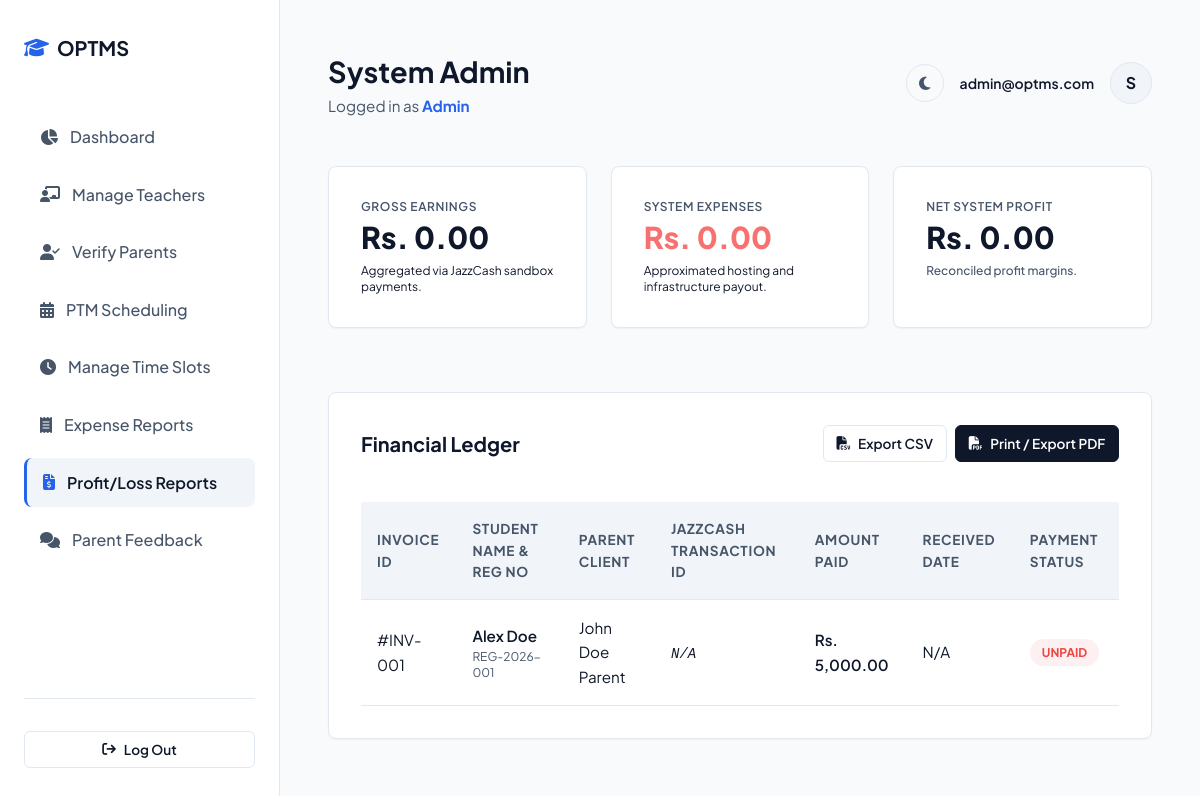
Page /index.php?action=admin_reports (signed in) on the committed database.
### tables this page shows
CREATE TABLE IF NOT EXISTS Payments (
    payment_id INT AUTO_INCREMENT PRIMARY KEY,
    student_id INT NOT NULL,
    jazzcash_trx_id VARCHAR(100) DEFAULT NULL,
    amount DECIMAL(10, 2) NOT NULL,
    payment_date DATETIME DEFAULT NULL,
    status ENUM('Paid', 'Unpaid') DEFAULT 'Unpaid',
    created_at TIMESTAMP DEFAULT CURRENT_TIMESTAMP,
    FOREIGN KEY (student_id) REFERENCES Students(student_id) ON DELETE CASCADE
);

CREATE TABLE IF NOT EXISTS Students (
    student_id INT AUTO_INCREMENT PRIMARY KEY,
    parent_id INT NOT NULL,
    full_name VARCHAR(100) NOT NULL,
    registration_no VARCHAR(50) UNIQUE NOT NULL,
    class_name VARCHAR(50) NOT NULL,
    dob DATE NOT NULL,
    created_at TIMESTAMP DEFAULT CURRENT_TIMESTAMP,
    FOREIGN KEY (parent_id) REFERENCES Users(user_id) ON DELETE CASCADE
);

CREATE TABLE IF NOT EXISTS Users (
    user_id INT AUTO_INCREMENT PRIMARY KEY,
    name VARCHAR(100) NOT NULL,
    email VARCHAR(100) UNIQUE NOT NULL,
    password VARCHAR(255) NOT NULL,
    role ENUM('Admin', 'Teacher', 'Parent') NOT NULL,
    status ENUM('Pending', 'Active') DEFAULT 'Active',
    created_at TIMESTAMP DEFAULT CURRENT_TIMESTAMP
);

### controllers/AdminController.php (called while the page is built, shortened)
<?php
require_once __DIR__ . '/../config.php';
require_once __DIR__ . '/../models/Student.php';
require_once __DIR__ . '/../models/Payment.php';
class AdminController {
    public function financialReports() {
        $payments = Payment::getAllPayments();
        $summary = Payment::getFinancialSummary();
        include __DIR__ . '/../views/admin/reports.php';
    }
}
?>

### models/Payment.php (called while the page is built, shortened)
<?php
require_once __DIR__ . '/../db.php';
class Payment {
    public static function getAllPayments() {
        global $pdo;
        $stmt = $pdo->prepare("SELECT p.*, s.full_name AS student_name, s.registration_no, u.name AS parent_name
                               FROM Payments p
                               JOIN Students s ON p.student_id = s.student_id
                               JOIN Users u ON s.parent_id = u.user_id
                               ORDER BY p.payment_date DESC, p.created_at DESC");
        $stmt->execute();
        return $stmt->fetchAll();
    }
    public static function getFinancialSummary() {
        global $pdo;
        $stmt = $pdo->prepare("SELECT SUM(amount) FROM Payments WHERE status = 'Paid'");
        $stmt->execute();
        $totalEarnings = (float)($stmt->fetchColumn() ?: 0.00);
        require_once __DIR__ . '/Expenses.php';
        $expenses = (float)Expenses::getTotalExpenses();
        $netProfit = $totalEarnings - $expenses;
        return [
            'total_earnings' => $totalEarnings,
            'simulated_expenses' => $expenses,
            'net_profit' => $netProfit
        ];
    }
}
?>

### models/Expenses.php (called while the page is built, shortened)
<?php
require_once __DIR__ . '/../db.php';
class Expenses {
    public static function getTotalExpenses() {
        global $pdo;
        $stmt = $pdo->prepare("SELECT SUM(amount) FROM Expenses");
        $stmt->execute();
        return $stmt->fetchColumn() ?: 0.00;
    }
}
?>

### config.php (called while the page is built, shortened)
<?php
function url($path = '') {
    return BASE_URL . '/' . ltrim($path, '/');
}
?>

### views/admin/reports.php (the view)
<?php
include __DIR__ . '/../layout/header.php';
?>
<div class="fade-in">
    <div class="grid grid-cols-1 md:grid-cols-3 gap-6 mb-8">
        <div class="content-card mb-0 bg-opacity-40">
            <p class="text-xs font-semibold text-slate-400 uppercase tracking-wider mb-1">Gross Earnings</p>
            <h3 class="text-3xl font-extrabold text-emerald-400">Rs. <?php echo number_format($summary['total_earnings'], 2); ?></h3>
            <p class="text-xs text-slate-500 mt-2">Aggregated via JazzCash sandbox payments.</p>
        </div>
        <div class="content-card mb-0 bg-opacity-40">
            <p class="text-xs font-semibold text-slate-400 uppercase tracking-wider mb-1">System Expenses</p>
            <h3 class="text-3xl font-extrabold text-red-400">Rs. <?php echo number_format($summary['simulated_expenses'], 2); ?></h3>
            <p class="text-xs text-slate-500 mt-2">Approximated hosting and infrastructure payout.</p>
        </div>
        <div class="content-card mb-0 bg-gradient-to-br from-indigo-900 to-transparent bg-opacity-30">
            <p class="text-xs font-semibold text-slate-400 uppercase tracking-wider mb-1">Net System Profit</p>
            <h3 class="text-3xl font-extrabold text-white">Rs. <?php echo number_format($summary['net_profit'], 2); ?></h3>
            <p class="text-xs text-slate-400 mt-2 font-medium">Reconciled profit margins.</p>
        </div>
    </div>
    <div class="content-card">
        <div class="card-title">
            <span>Financial Ledger</span>
            <div class="flex items-center gap-2">
                <a href="<?php echo url('index.php?action=admin_reports_export_csv'); ?>" class="btn btn-secondary btn-sm">
                    <i class="fa-solid fa-file-csv text-emerald-400"></i>
                    Export CSV
                </a>
                <a href="<?php echo url('index.php?action=admin_reports_export_pdf'); ?>" target="_blank" class="btn btn-primary btn-sm">
                    <i class="fa-solid fa-file-pdf"></i>
                    Print / Export PDF
                </a>
            </div>
        </div>
        <div class="table-responsive">
            <table class="table">
                <thead>
                    <tr>
                        <th>Invoice ID</th>
                        <th>Student Name & Reg No</th>
                        <th>Parent Client</th>
                        <th>JazzCash Transaction ID</th>
                        <th>Amount Paid</th>
                        <th>Received Date</th>
                        <th>Payment Status</th>
                    </tr>
                </thead>
                <tbody>
                    <?php if (empty($payments)): ?>
                        <tr>
                            <td colspan="7" class="text-center text-slate-400 py-8">No payments logged in the database.</td>
                        </tr>
                    <?php else: ?>
                        <?php foreach ($payments as $payment): ?>
                            <tr>
                                <td>#INV-00<?php echo $payment['payment_id']; ?></td>
                                <td>
                                    <div class="font-semibold text-white"><?php echo htmlspecialchars($payment['student_name']); ?></div>
                                    <div class="text-xs text-slate-400"><?php echo htmlspecialchars($payment['registration_no']); ?></div>
                                </td>
                                <td><?php echo htmlspecialchars($payment['parent_name']); ?></td>
                                <td>
                                    <span class="font-mono text-sm">
                                        <?php echo $payment['jazzcash_trx_id'] ? htmlspecialchars($payment['jazzcash_trx_id']) : '<em class="text-slate-500">N/A</em>'; ?>
                                    </span>
                                </td>
                                <td class="font-semibold text-emerald-400">Rs. <?php echo number_format($payment['amount'], 2); ?></td>
                                <td><?php echo $payment['payment_date'] ? date('M d, Y h:i A', strtotime($payment['payment_date'])) : 'N/A'; ?></td>
                                <td>
                                    <?php if ($payment['status'] === 'Paid'): ?>
                                        <span class="badge badge-success">Paid</span>
                                    <?php else: ?>
                                        <span class="badge badge-danger">Unpaid</span>
                                    <?php endif; ?>
                                </td>
                            </tr>
                        <?php endforeach; ?>
                    <?php endif; ?>
                </tbody>
            </table>
        </div>
    </div>
</div>
<?php include __DIR__ . '/../layout/footer.php'; ?>

### assets/css/style.css (style rules this page uses)
:root { --bg-primary: #f8fafc; --bg-secondary: #ffffff; --bg-tertiary: #f1f5f9; --text-primary: #0f172a; --text-secondary: #475569; --text-muted: #94a3b8; --primary: #0f172a; --primary-hover: #1e293b; --primary-light: rgba(15, 23, 42, 0.05); --accent: #2563eb; --accent-hover: #1d4ed8; --success: #10b981; --success-light: rgba(16, 185, 129, 0.08); --warning: #f59e0b; --warning-light: rgba(245, 158, 11, 0.08); --danger: #ef4444; --danger-light: rgba(239, 68, 68, 0.08); --border-color: #e2e8f0; --card-shadow: 0 1px 3px rgba(0, 0, 0, 0.02), 0 1px 2px rgba(0, 0, 0, 0.04); --glass-bg: #ffffff; --glass-border: #e2e8f0; --glass-blur: none; --font-family: 'Plus Jakarta Sans', sans-serif; --border-radius: 8px; }
* { margin: 0; padding: 0; box-sizing: border-box; }
body { font-family: var(--font-family); background-color: var(--bg-primary); color: var(--text-primary); line-height: 1.6; overflow-x: hidden; }
.fade-in { animation: fadeIn 0.4s cubic-bezier(0.16, 1, 0.3, 1) forwards; }
.btn { display: inline-flex; align-items: center; justify-content: center; gap: 0.5rem; font-family: inherit; font-weight: 600; font-size: 0.95rem; padding: 0.75rem 1.5rem; border-radius: var(--border-radius); border: none; cursor: pointer; transition: all 0.2s cubic-bezier(0.4, 0, 0.2, 1); text-decoration: none; text-align: center; }
.btn-primary { background-color: var(--primary); color: #fff; border: 1px solid var(--primary); }
.btn-secondary { background-color: var(--bg-secondary); color: var(--text-primary); border: 1px solid var(--border-color); }
.btn-sm { padding: 0.4rem 0.8rem; font-size: 0.85rem; border-radius: 6px; }
.content-card { background: var(--bg-secondary); border: 1px solid var(--border-color); border-radius: var(--border-radius); padding: 2rem; box-shadow: var(--card-shadow); margin-bottom: 2rem; }
.card-title { font-size: 1.25rem; font-weight: 700; margin-bottom: 1.5rem; display: flex; align-items: center; justify-content: space-between; }
.table-responsive { overflow-x: auto; width: 100%; }
.table { width: 100%; border-collapse: collapse; margin-top: 1rem; text-align: left; }
.table th { background-color: var(--bg-tertiary); padding: 1rem; font-size: 0.85rem; font-weight: 700; color: var(--text-secondary); text-transform: uppercase; letter-spacing: 0.05em; border-bottom: 1px solid var(--border-color); }
.table td { padding: 1rem; border-bottom: 1px solid var(--border-color); font-size: 0.95rem; vertical-align: middle; }
.badge { display: inline-flex; align-items: center; padding: 0.25rem 0.75rem; font-size: 0.75rem; font-weight: 700; border-radius: 50px; text-transform: uppercase; }
.badge-danger { background-color: var(--danger-light); color: var(--danger); }
body:not(.dark-mode) .text-white:not(.btn):not(.btn *):not(.badge):not(.badge *):not(.jazzcash-frame *):not(.bg-red-600):not(.bg-indigo-600):not(.bg-emerald-600):not(.tab-btn):not(.bg-slate-950 *) { color: var(--text-primary) !important; }
.text-slate-300, .text-slate-450, .text-slate-400 { color: var(--text-secondary) !important; }
.content-card.bg-gradient-to-br.from-indigo-900 { background: var(--bg-secondary) !important; border: 1px solid var(--border-color) !important; }

### rows in the picture
payments: payment_id "1", student.full_name "Alex Doe", student.registration_no "REG-2026-001", users.name "John Doe Parent", shows "N/A", amount "5,000.00", status "UNPAID"

### other values in the picture
$_SESSION['name'] "System Admin"
$_SESSION['role'] "Admin"
$_SESSION['email'] "admin@optms.com"
substr($_SESSION['name'], 0, 1) "S"
$summary['total_earnings'] "0.00"
$summary['simulated_expenses'] "0.00"
$summary['net_profit'] "0.00"
